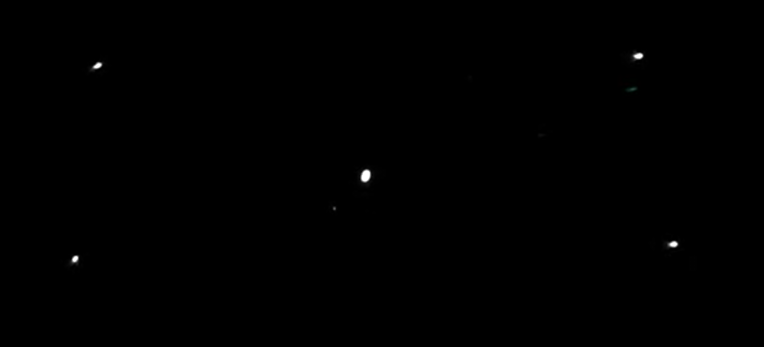
#> input picture 22.png, 1528 x 694 px (shown at 1/2 size)
$ python posdect.py
#> lines starting #> are read from the running program, lines starting #| are printed output that depends on the picture; after the words box and inside, x2 and y2 are one past the last pixel; in counts of white or black regions, pixels touching at a corner belong together
import numpy as np
import cv2
img = cv2.imread('./22.png')
#> img is the input picture: shape (694, 1528, 3); mean B, G, R 0.3, 0.3, 0.3
# img = cv2.medianBlur(img, 5)
h1, w1 = img[:, :, 0].shape
#> h1 = 694; w1 = 1528
img_draw = cv2.imread('./test1.jpg')
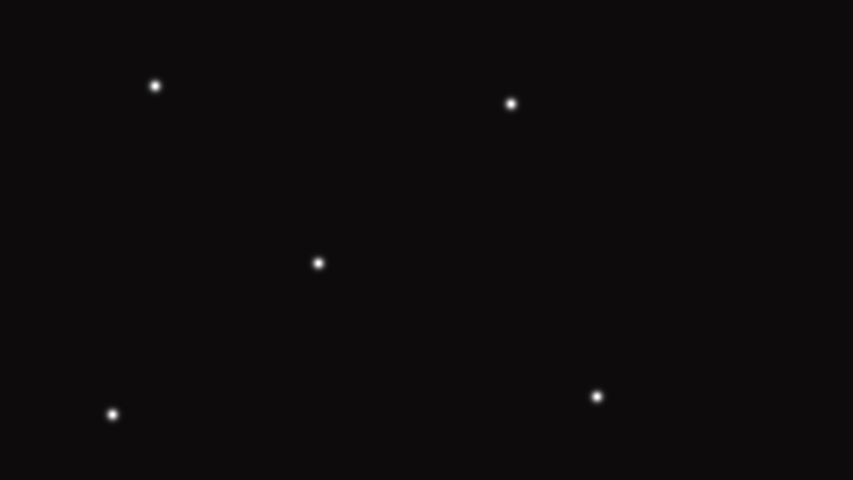
#> input picture test1.jpg, 853 x 480 px
#> img_draw is the input picture: shape (480, 853, 3); mean B, G, R 12.3, 11.3, 13.3
# 获取灰度图像
gray = cv2.cvtColor(img, cv2.COLOR_BGR2GRAY)
# 二值化
ret, binary = cv2.threshold(gray, 127, 255, cv2.THRESH_BINARY)
#> binary: shape (694, 1528); 0.09% white; 5 white regions

contours, hierarchy = cv2.findContours(
    binary, cv2.RETR_TREE, cv2.CHAIN_APPROX_SIMPLE)
#> contours = 5 contours; box (x1, y1, x2, y2) and area: (722, 339, 741, 364) 329, (1268, 106, 1286, 118) 139, (1338, 483, 1355, 494) 124, (187, 125, 203, 137) 116, (144, 512, 157, 524) 97

# 绘制轮廓线
# cv2.drawContours(img_draw, contours, -1, (0, 0, 255), 3)

# 轮廓求中心点
centers = []
for contour in contours:
    M = cv2.moments(contour)
    center_x = int(M["m10"] / M["m00"])
    center_y = int(M["m01"] / M["m00"])
    centers.append([center_x, center_y])
    cv2.circle(img_draw, (center_x, center_y), 2, 128, -1)  # 绘制中心点
#> this loop made 5 passes
#> (center_x, center_y) on passes 1 to 5: (150, 517), (1346, 488), (731, 351), (194, 130), (1276, 111)
#> img_draw: shape (480, 853, 3); 0.01% of pixels changed, all inside (x1, y1, x2, y2) = (192, 128, 734, 354)
#> after the loop, centers = [[150, 517], [1346, 488], [731, 351], [194, 130], [1276, 111]]

centers = np.array(centers)
# 寻找凸包并绘制凸包（轮廓）
hull = cv2.convexHull(centers)
#> hull = [[1346, 488], [150, 517], [194, 130], [1276, 111]]
length = len(hull)
#> length = 4
for i in range(length):
    cv2.line(img_draw, tuple(hull[i][0]), tuple(
        hull[(i+1) % length][0]), (0, 255, 0), 2)
    cv2.putText(img_draw, str(i), tuple(
        hull[i][0]), cv2.FONT_HERSHEY_COMPLEX, 1, (0, 0, 255), 1)
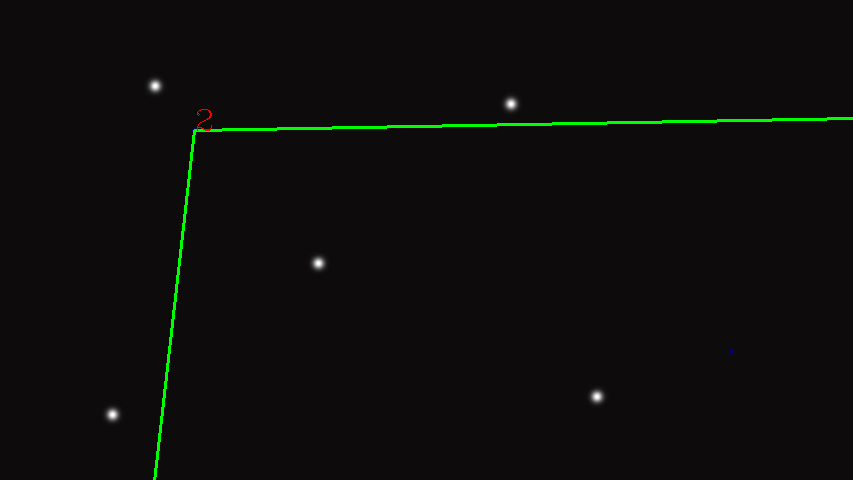
#> img_draw: shape (480, 853, 3); mean B, G, R 12.2, 13.1, 13.2

pts_o = np.float32([hull[0][0], hull[1][0], hull[2][0], hull[3][0]])
#> pts_o = [[1346, 488], [150, 517], [194, 130], [1276, 111]]
pts_d = np.float32([[960, 480], [0, 480], [0, 0], [960, 0]]) # 这是变换之后的图上四个点的位置
# get transform matrix
M = cv2.getPerspectiveTransform(pts_o, pts_d)
#> M = [[0.902, 0.103, -188.4], [0.025, 1.42, -189.8], [-1.29e-05, 0.000284, 1]]
# apply transformation
dst = cv2.warpPerspective(img, M, (960, 480))
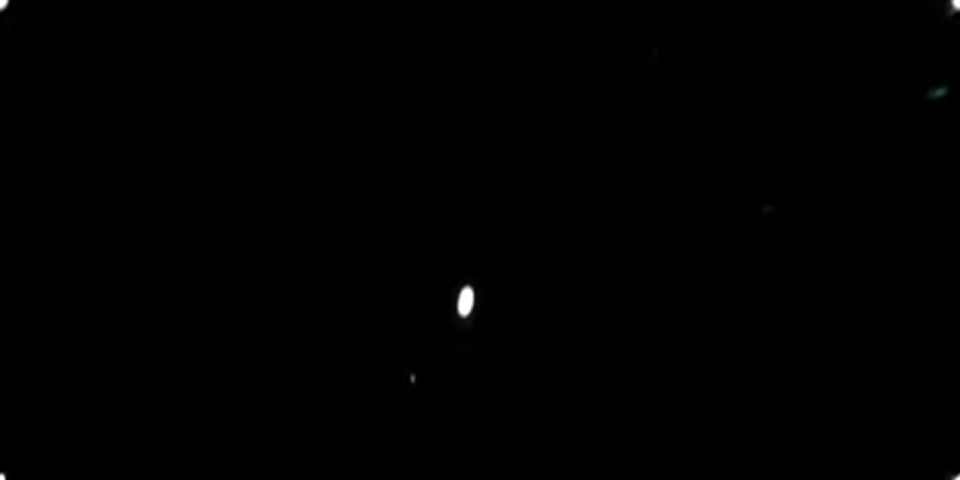
#> dst: shape (480, 960, 3); mean B, G, R 0.4, 0.4, 0.4


gray = cv2.cvtColor(dst, cv2.COLOR_BGR2GRAY)
#> gray: shape (480, 960)
# 二值化
ret, binary = cv2.threshold(gray, 127, 255, cv2.THRESH_BINARY)
#> binary: shape (480, 960); 0.12% white; 5 white regions (1 under 20 px)

contours, hierarchy = cv2.findContours(
    binary, cv2.RETR_TREE, cv2.CHAIN_APPROX_SIMPLE)
#> contours = 5 contours, 2 with area under 20; largest, box (x1, y1, x2, y2) and area: (458, 287, 474, 317) 334, (952, 0, 960, 10) 48, (0, 0, 8, 9) 42

cv2.drawContours(dst, contours, -1, (0, 0, 255), 3)
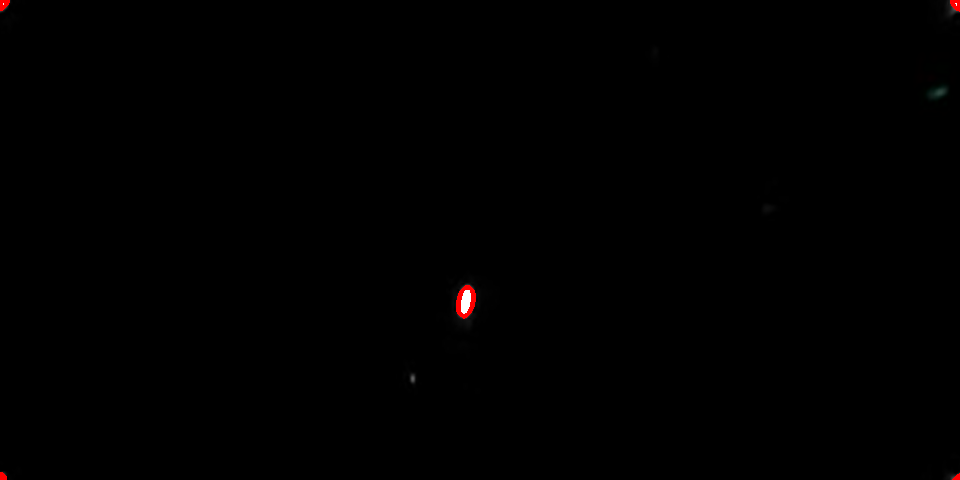
#> dst: shape (480, 960, 3); 0.12% of pixels changed, all inside (x1, y1, x2, y2) = (0, 0, 960, 480)

# 轮廓求中心点
dst_centers = []
for contour in contours:
    M = cv2.moments(contour)
    center_x = int(M["m10"] / M["m00"])
    center_y = int(M["m01"] / M["m00"])
    dst_centers.append([center_x, center_y])
    cv2.circle(dst, (center_x, center_y), 2, 128, -1)  # 绘制中心点
#> this loop made 5 passes
#> (center_x, center_y) on passes 1 to 5: (957, 477), (1, 476), (465, 301), (955, 3), (2, 3)
#> dst: shape (480, 960, 3); 0.01% of pixels changed, all inside (x1, y1, x2, y2) = (0, 1, 960, 480)
#> after the loop, dst_centers = [[957, 477], [1, 476], [465, 301], [955, 3], [2, 3]]

print(dst_centers)
#| [[957, 477], [1, 476], [465, 301], [955, 3], [2, 3]]

cv2.imshow("img", img_draw)
cv2.imshow('dst', dst)

cv2.waitKey(0)
cv2.destroyAllWindows()
